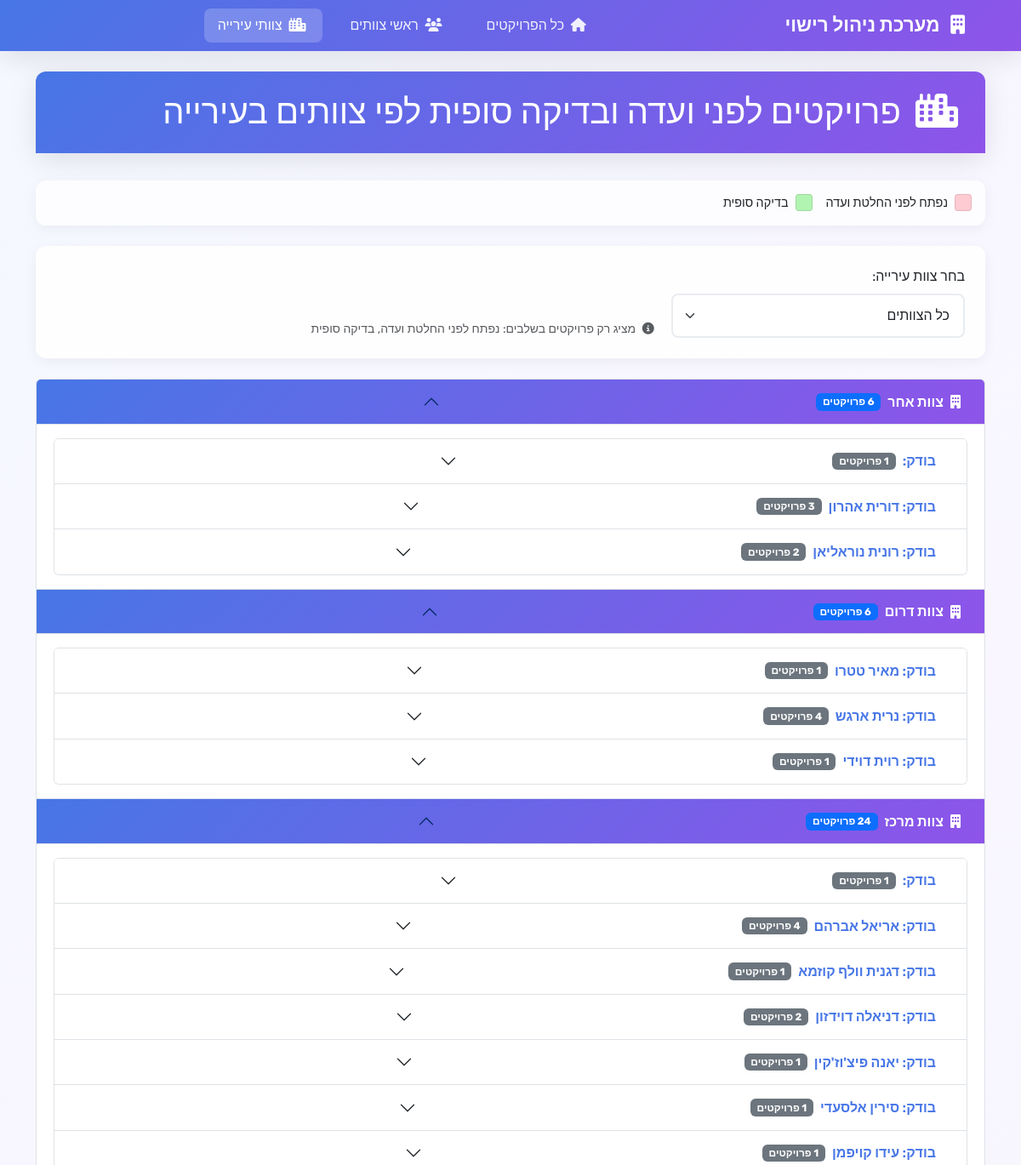
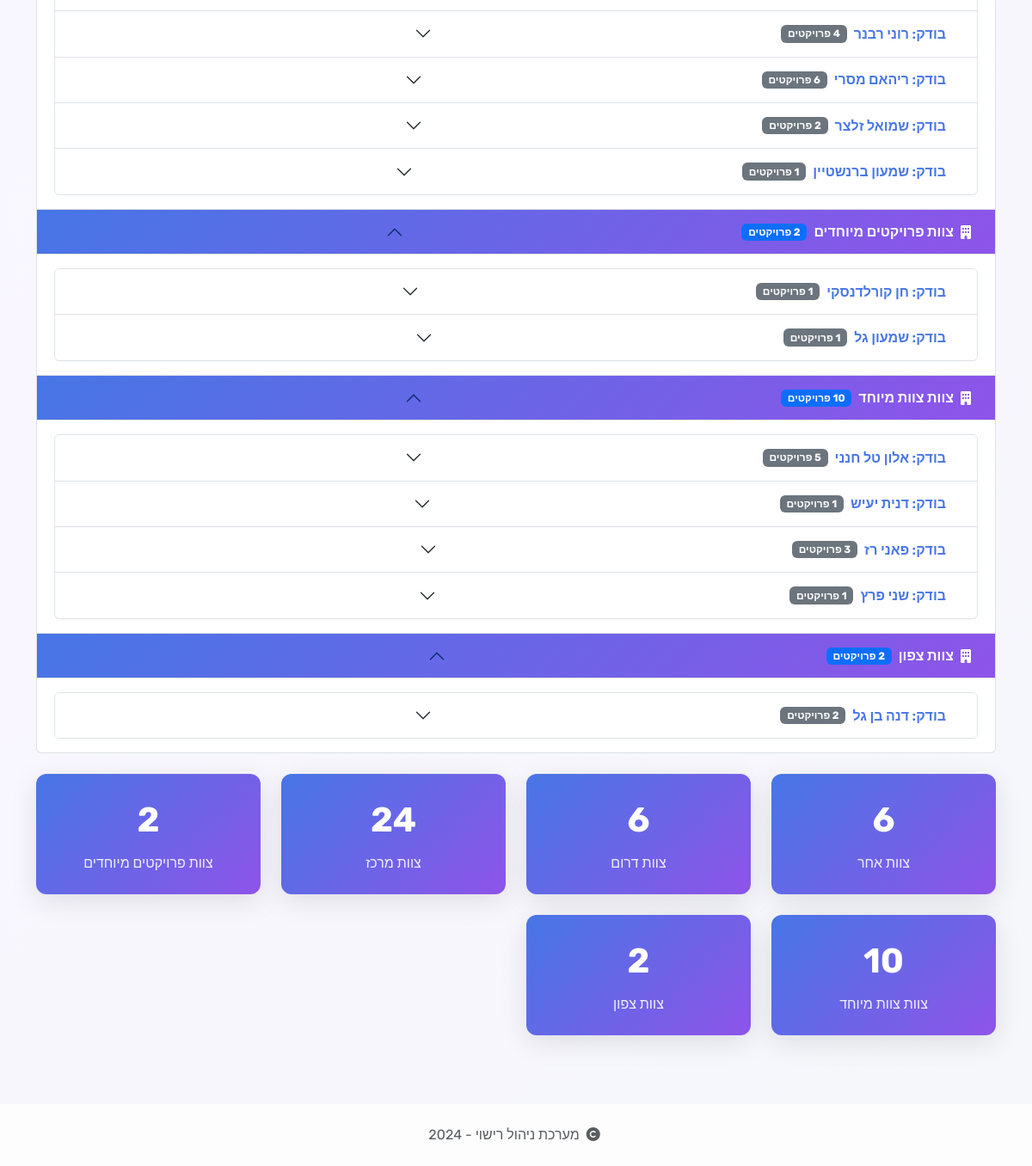
The page /city-teams on the database its author committed (2 pictures, top to bottom).
### tables this page shows
CREATE TABLE projects (
                id INTEGER PRIMARY KEY AUTOINCREMENT,
                project_name TEXT NOT NULL,
                request_number TEXT NOT NULL,
                date TEXT NOT NULL,
                team_leader TEXT NOT NULL,
                stage TEXT NOT NULL
            , request_date TEXT, opening_date TEXT, notes TEXT, licensing_engineer TEXT, request_types TEXT, engineer TEXT, info_file_number TEXT, status_date TEXT, management_company TEXT, entrepreneur_name TEXT, architect TEXT, city TEXT, city_team TEXT, committee_date TEXT, permit_validity_date TEXT, info_date_extension INTEGER DEFAULT 0, opening_date_extension INTEGER DEFAULT 0, status_date_extension INTEGER DEFAULT 0, committee_date_extension INTEGER DEFAULT 0, permit_validity_date_extension INTEGER DEFAULT 0, fees_transition_date TEXT, fees_type TEXT, developer_paid INTEGER DEFAULT 0);

### app.py (the view)
@app.route('/city-teams')
def city_teams():
    conn = get_db_connection()
    city_team_filter = request.args.get('city_team', '')
    relevant_stages = ["נפתח לפני החלטת ועדה", "בדיקה סופית"]
    query = """
        SELECT
            id, project_name, request_number, info_file_number,
            date, opening_date, status_date, committee_date, permit_validity_date,
            team_leader, stage, request_types, engineer, management_company,
            entrepreneur_name, architect, city, notes,
            info_date_extension, opening_date_extension, status_date_extension,
            committee_date_extension, permit_validity_date_extension, city_team
        FROM projects
        WHERE stage IN (?, ?)
    """
    params = relevant_stages.copy()
    if city_team_filter:
        query += " AND city_team = ?"
        params.append(city_team_filter)
    query += " ORDER BY city_team, engineer, stage, opening_date"
    projects = conn.execute(query, params).fetchall()
    projects_by_team = {}
    for project in projects:
        project_dict = dict(project)
        if project_dict.get('opening_date'):
            project_dict['formatted_opening_date'] = format_date_with_extension(
                project_dict['opening_date'],
                project_dict.get('opening_date_extension', 0),
                'opening'
            )
        if project_dict.get('committee_date'):
            project_dict['formatted_committee_date'] = format_date_with_extension(
                project_dict['committee_date'],
                project_dict.get('committee_date_extension', 0),
                'committee'
            )
        stage = project_dict.get('stage', '')
        if stage == "נפתח לפני החלטת ועדה":
            project_dict['row_color'] = "stage_committee"
        elif stage == "בדיקה סופית":
            project_dict['row_color'] = "stage_final"
        else:
            project_dict['row_color'] = ""
        team = project_dict.get('city_team', 'לא מוגדר')
        engineer = project_dict.get('engineer', 'לא מוגדר')
        if team not in projects_by_team:
            projects_by_team[team] = {}
        if engineer not in projects_by_team[team]:
            projects_by_team[team][engineer] = []
        projects_by_team[team][engineer].append(project_dict)
    conn.close()
    return render_template('city_teams.html',
                         projects_by_team=projects_by_team,
                         city_teams=CITY_TEAMS,
                         current_city_team=city_team_filter,
                         relevant_stages=relevant_stages)

### app.py (called while the page is built)
def get_db_connection():
    conn = sqlite3.connect(DATABASE_PATH)
    conn.row_factory = sqlite3.Row
    return conn

def calculate_base_date_by_type(original_date, field_type):
    if field_type == 'opening':
        business_target = calculate_business_days(original_date.strftime('%Y-%m-%d'), 45)
        return datetime.strptime(business_target, '%Y-%m-%d') if business_target else original_date + timedelta(days=180)
    elif field_type in ['info', 'committee']:
        return original_date + timedelta(days=730)
    elif field_type == 'permit':
        return original_date + timedelta(days=1095)
    else:
        return original_date + timedelta(days=180)

def format_base_date_by_type(original_date_str, field_type):
    if not original_date_str:
        return ""
    try:
        original_date = datetime.strptime(original_date_str, '%Y-%m-%d')
        base_date = calculate_base_date_by_type(original_date, field_type)
        if field_type == 'opening':
            business_target = calculate_business_days(original_date_str, 45)
            return f"{original_date_str}<br>(45 ימי עסקים: {business_target})"
        elif field_type in ['info', 'committee']:
            return f"{original_date_str}<br>(2 שנים: {base_date.strftime('%Y-%m-%d')})"
        elif field_type == 'permit':
            return f"{original_date_str}<br>(3 שנים: {base_date.strftime('%Y-%m-%d')})"
        else:
            return original_date_str
    except:
        return original_date_str

### templates/city_teams.html (shortened to what this page needs)
{% extends "base.html" %}
{% block content %}
<div class="row">
    <div class="col-12">
        <div class="card">
            <div class="card-header">
                <h1 class="mb-0">
                    <i class="fas fa-city me-2"></i>
                    פרויקטים לפני ועדה ובדיקה סופית לפי צוותים בעירייה
                </h1>
            </div>
        </div>
        <div class="status-legend">
            <div class="legend-item">
                <div class="legend-color" style="background-color: rgba(255, 182, 193, 0.7);"></div>
                <span>נפתח לפני החלטת ועדה</span>
            </div>
            <div class="legend-item">
                <div class="legend-color" style="background-color: rgba(144, 238, 144, 0.7);"></div>
                <span>בדיקה סופית</span>
            </div>
        </div>
        <div class="filter-section">
            <form method="GET" class="row g-3">
                <div class="col-md-4">
                    <label for="city_team" class="form-label">בחר צוות עירייה:</label>
                    <select class="form-select" name="city_team" id="city_team" onchange="this.form.submit()">
                        <option value="">כל הצוותים</option>
                    </select>
                </div>
                <div class="col-md-8">
                    <div class="d-flex align-items-end h-100">
                        <small class="text-muted">
                            <i class="fas fa-info-circle me-1"></i>
                            מציג רק פרויקטים בשלבים: {{ relevant_stages|join(', ') }}
                        </small>
                    </div>
                </div>
            </form>
        </div>
        <div class="accordion" id="cityTeamsAccordion">
            {% for city_team, engineers in projects_by_team.items() %}
            <div class="accordion-item">
                <h2 class="accordion-header" id="cityHeading{{ loop.index }}">
                    <button class="accordion-button {{ 'collapsed' if current_city_team and current_city_team != city_team }}"
                            type="button"
                            data-bs-toggle="collapse"
                            data-bs-target="#cityCollapse{{ loop.index }}"
                            aria-expanded="{{ 'true' if not current_city_team or current_city_team == city_team else 'false' }}"
                            aria-controls="cityCollapse{{ loop.index }}">
                        <i class="fas fa-building me-2"></i>
                        צוות {{ city_team }}
                        <span class="badge bg-primary ms-2">
                            {{ engineers.values() | map('length') | sum }} פרויקטים
                        </span>
                    </button>
                </h2>
                <div id="cityCollapse{{ loop.index }}"
                     class="accordion-collapse collapse {{ 'show' if not current_city_team or current_city_team == city_team }}"
                     aria-labelledby="cityHeading{{ loop.index }}"
                     data-bs-parent="#cityTeamsAccordion">
                    <div class="accordion-body">
                        <div class="accordion" id="engineersAccordion{{ loop.index }}">
                            {% for engineer, projects in engineers.items() %}
                            <div class="accordion-item">
                                <h3 class="accordion-header" id="engineerHeading{{ loop.index0 }}_{{ loop.index }}">
                                    <button class="accordion-button collapsed"
                                            type="button"
                                            data-bs-toggle="collapse"
                                            data-bs-target="#engineerCollapse{{ loop.index0 }}_{{ loop.index }}"
                                            aria-expanded="false"
                                            aria-controls="engineerCollapse{{ loop.index0 }}_{{ loop.index }}">
                                        בודק: {{ engineer }}
                                        <span class="badge bg-secondary ms-2">{{ projects|length }} פרויקטים</span>
                                    </button>
                                </h3>
                            </div>
                            {% endfor %}
                        </div>
                    </div>
                </div>
            </div>
            {% endfor %}
        </div>
        <div class="stats-grid mt-4">
            {% for city_team, engineers in projects_by_team.items() %}
            <div class="stat-card">
                <div class="stat-number">{{ engineers.values() | map('length') | sum }}</div>
                <div class="stat-label">צוות {{ city_team }}</div>
            </div>
            {% endfor %}
        </div>
    </div>
</div>
{% endblock %}

### templates/base.html (style rules this page uses)
:root { --primary-gradient: linear-gradient(135deg, #4776E6 0%, #8E54E9 100%); --primary-color: #4776E6; --secondary-color: #8E54E9; --bg-gradient: linear-gradient(135deg, #f5f8ff 0%, #f9f6ff 50%, #f5f7fa 100%); --card-shadow: 0 8px 32px rgba(0, 0, 0, 0.1); --border-radius: 12px; }
* { font-family: 'Rubik', -apple-system, BlinkMacSystemFont, 'Segoe UI', sans-serif; }
body { background: var(--bg-gradient); min-height: 100vh; direction: rtl; }
.card { border: none; border-radius: var(--border-radius); box-shadow: var(--card-shadow); backdrop-filter: blur(10px); background: rgba(255, 255, 255, 0.95); margin-bottom: 2rem; }
.card-header { background: var(--primary-gradient); color: white; border: none; border-radius: var(--border-radius) var(--border-radius) 0 0 !important; font-weight: 600; padding: 1.5rem; }
.form-control, .form-select { border: 2px solid #e9ecef; border-radius: 8px; padding: 0.75rem 1rem; transition: all 0.3s ease; }
.status-legend { display: flex; flex-wrap: wrap; gap: 1rem; margin-bottom: 1.5rem; padding: 1rem; background: rgba(255, 255, 255, 0.8); border-radius: var(--border-radius); box-shadow: 0 4px 15px rgba(0, 0, 0, 0.05); }
.legend-item { display: flex; align-items: center; gap: 0.5rem; font-size: 0.9rem; font-weight: 500; }
.legend-color { width: 20px; height: 20px; border-radius: 4px; border: 1px solid rgba(0, 0, 0, 0.1); }
.stats-grid { display: grid; grid-template-columns: repeat(auto-fit, minmax(250px, 1fr)); gap: 1.5rem; margin-bottom: 2rem; }
.stat-card { background: var(--primary-gradient); color: white; padding: 1.5rem; border-radius: var(--border-radius); text-align: center; box-shadow: var(--card-shadow); }
.stat-number { font-size: 2.5rem; font-weight: 700; margin-bottom: 0.5rem; }
.stat-label { font-size: 1rem; opacity: 0.9; }
.filter-section { background: rgba(255, 255, 255, 0.9); padding: 1.5rem; border-radius: var(--border-radius); margin-bottom: 1.5rem; box-shadow: 0 4px 15px rgba(0, 0, 0, 0.05); }
.accordion-button { background: rgba(255, 255, 255, 0.9); border: none; font-weight: 600; color: var(--primary-color); }
.accordion-button:not(.collapsed) { background: var(--primary-gradient); color: white; }

### rows shown on the page
projects: city_team "אחר", values|map "6"
projects: engineer "דורית אהרון"
projects: engineer "רונית נוראליאן"
projects: city_team "דרום", values|map "6", engineer "מאיר טטרו", projects "1"
projects: engineer "נרית ארגש"
projects: engineer "רוית דוידי"
projects: city_team "מרכז", values|map "24"
projects: engineer "אריאל אברהם", projects "4"
projects: engineer "דגנית וולף קוזמא", projects "1"
projects: engineer "דניאלה דוידזון", projects "2"
projects: engineer "יאנה פיצ'וז'קין"
projects: engineer "סירין אלסעדי", projects "1"
projects: engineer "עידו קויפמן", projects "1"
projects: engineer "רוני רבנר"
projects: engineer "ריהאם מסרי", projects "6"
projects: engineer "שמואל זלצר"
projects: engineer "שמעון ברנשטיין", projects "1"
projects: city_team "פרויקטים מיוחדים", engineer "חן קורלדנסקי", projects "1", values|map "2"
projects: engineer "שמעון גל", projects "1"
projects: city_team "צוות מיוחד", values|map "10", engineer "אלון טל חנני", projects "5"
projects: engineer "דנית יעיש", projects "1"
projects: engineer "פאני רז", projects "3"
projects: engineer "שני פרץ"
projects: city_team "צפון", values|map "2", engineer "דנה בן גל"

### other values the page prints
{{ relevant_stages|join(', ') }} "נפתח לפני החלטת ועדה, בדיקה סופית"
